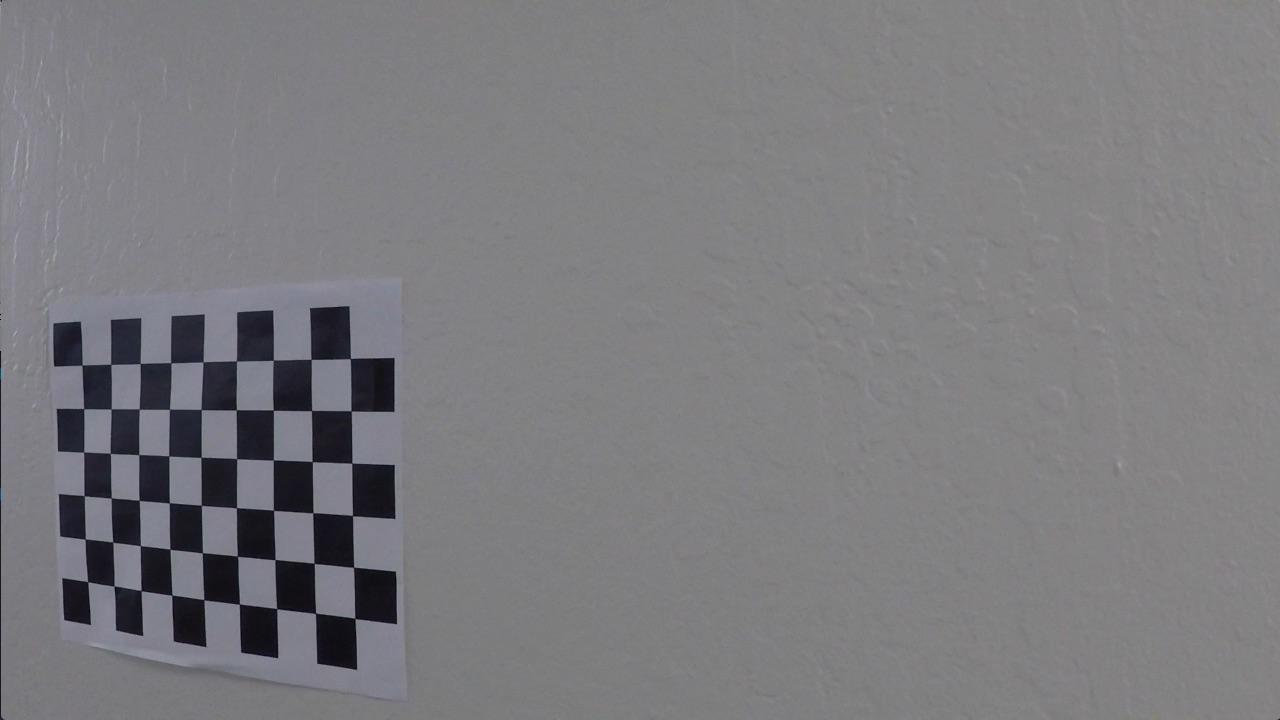
#> input picture Advanced_lane_lines/camera_calibration/calibration_test.jpg, 1280 x 720 px, found by its file name
$ jupyter execute --allow-errors model.ipynb   (shell and % lines are left out)   (older library calls are emulated)
#> lines starting #> are read from the running program, lines starting #| are printed output that depends on the picture; after the words box and inside, x2 and y2 are one past the last pixel; in counts of white or black regions, pixels touching at a corner belong together
# Self-Driving Car Engineer Nanodegree

## Project: Advanced Lane Finding**
***

## Model Code

[cell 1]
### Import the libraries

import numpy as np
import cv2
import glob
import matplotlib.pyplot as plt
import matplotlib.image as mpimg
import pickle
import os

# Import everything needed to edit/save/watch video clips
from moviepy.editor import VideoFileClip
from IPython.display import HTML

[cell 2]
### Camera Calibration - based on Chessboard

#%matplotlib inline

# prepare object points
nx = 9 #the number of inside corners in x
ny = 6 #the number of inside corners in y

# prepare object points, like (0,0,0), (1,0,0), (2,0,0) ....,(6,5,0)
objp = np.zeros((6*nx,3), np.float32)
objp[:,:2] = np.mgrid[0:nx, 0:ny].T.reshape(-1,2)

# Arrays to store object points and image points from all the images.
objpoints = [] # 3d points in real world space
imgpoints = [] # 2d points in image plane.

# Make a list of calibration images
images = glob.glob('D:/Studies-MOOCs/2017-02_Self-Driving-Car_NanoDegree_Udacity/Self-Driving_Car_PythonCode/CarND-Advanced-Lane-Lines-master/CarND-Advanced-Lane-Lines-master/camera_cal/calibration*.jpg')

# Step through the list and search for chessboard corners
for idx, fname in enumerate(images):
    img = cv2.imread(fname)
    gray = cv2.cvtColor(img, cv2.COLOR_BGR2GRAY)

    # Find the chessboard corners
    ret, corners = cv2.findChessboardCorners(gray, (nx,ny), None)

    # If found, add object points, image points
    if ret == True:
        objpoints.append(objp)
        imgpoints.append(corners)

        # Draw and display the corners
        cv2.drawChessboardCorners(img, (nx,ny), corners, ret)
        #write_name = 'corners_found'+str(idx)+'.jpg'
        #cv2.imwrite(write_name, img)

        #cv2.startWindowThread()
        cv2.imshow('img', img)
        cv2.waitKey(500)
        #plt.imshow(img)

cv2.destroyAllWindows()

[cell 3]
### Distortion Correction Parameters + Test image


# Test undistortion on an image
img = cv2.imread('D:/Studies-MOOCs/2017-02_Self-Driving-Car_NanoDegree_Udacity/Self-Driving_Car_PythonCode/CarND-Advanced-Lane-Lines-master/CarND-Advanced-Lane-Lines-master/camera_cal/calibration_test.jpg')
#> img is the input picture: shape (720, 1280, 3); mean B, G, R 126.1, 122.8, 123.4
img_size = (img.shape[1], img.shape[0])
#> img_size = (1280, 720)

# Do camera calibration given object points and image points
#> (the rest of this cell did not finish here and is left out)

[cell 4]
### Select a sample image and undistort the picture

image = mpimg.imread('D:/Studies-MOOCs/2017-02_Self-Driving-Car_NanoDegree_Udacity/Self-Driving_Car_PythonCode/CarND-Advanced-Lane-Lines-master/CarND-Advanced-Lane-Lines-master/test_images/test4.jpg')
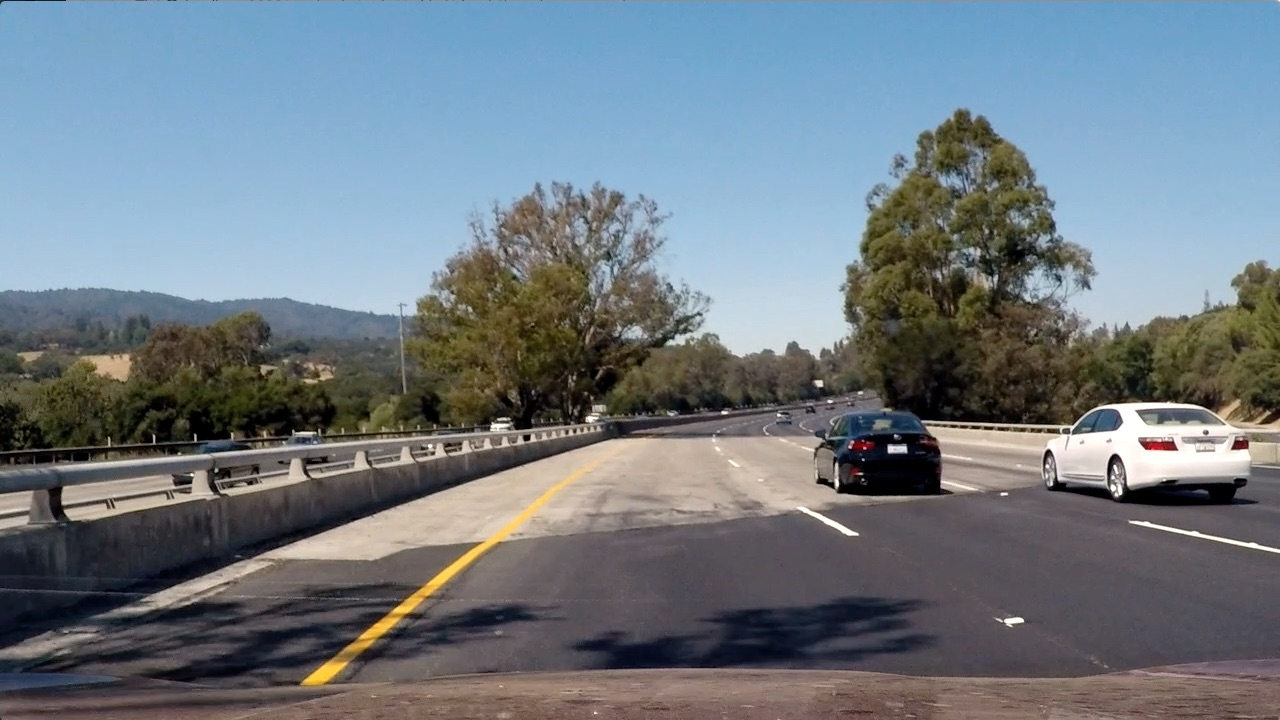
#> input picture Advanced_lane_lines/pipeline_images/test4.jpg, 1280 x 720 px, found by its file name
#> image is the input picture: shape (720, 1280, 3); mean R, G, B 112.2, 122.7, 130.9
#> (the rest of this cell did not finish here and is left out)

[cell 5]
### Color & Gradient Threshold - ALTERNATIVE 1


# Edit this function to create your own pipeline.
def pipeline(img, s_thresh=(170, 255), h_thresh=(15, 100), l_thresh=(200, 255), sx_thresh=(20, 100)):
#> called with s_thresh = (170, 255), h_thresh = (18, 100), l_thresh = (200, 255), sx_thresh = (20, 100)
    img = np.copy(img)

    # Convert to HSV color space and separate the V channel
    hsv = cv2.cvtColor(img, cv2.COLOR_RGB2HLS).astype(np.float)
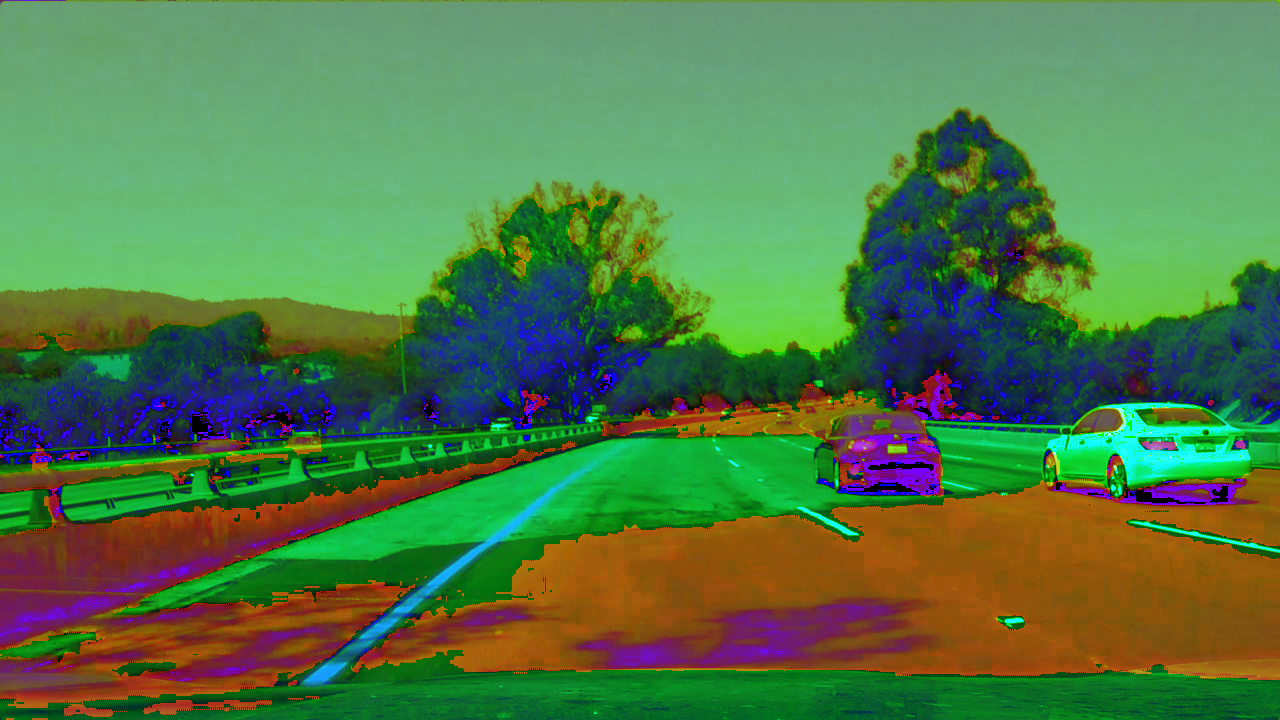
#> hsv: shape (720, 1280, 3) float64; mean R, G, B 80.5, 121.4, 71.8
    #h_channel = hsv[:,:,0]
    l_channel = hsv[:,:,1]
    s_channel = hsv[:,:,2]
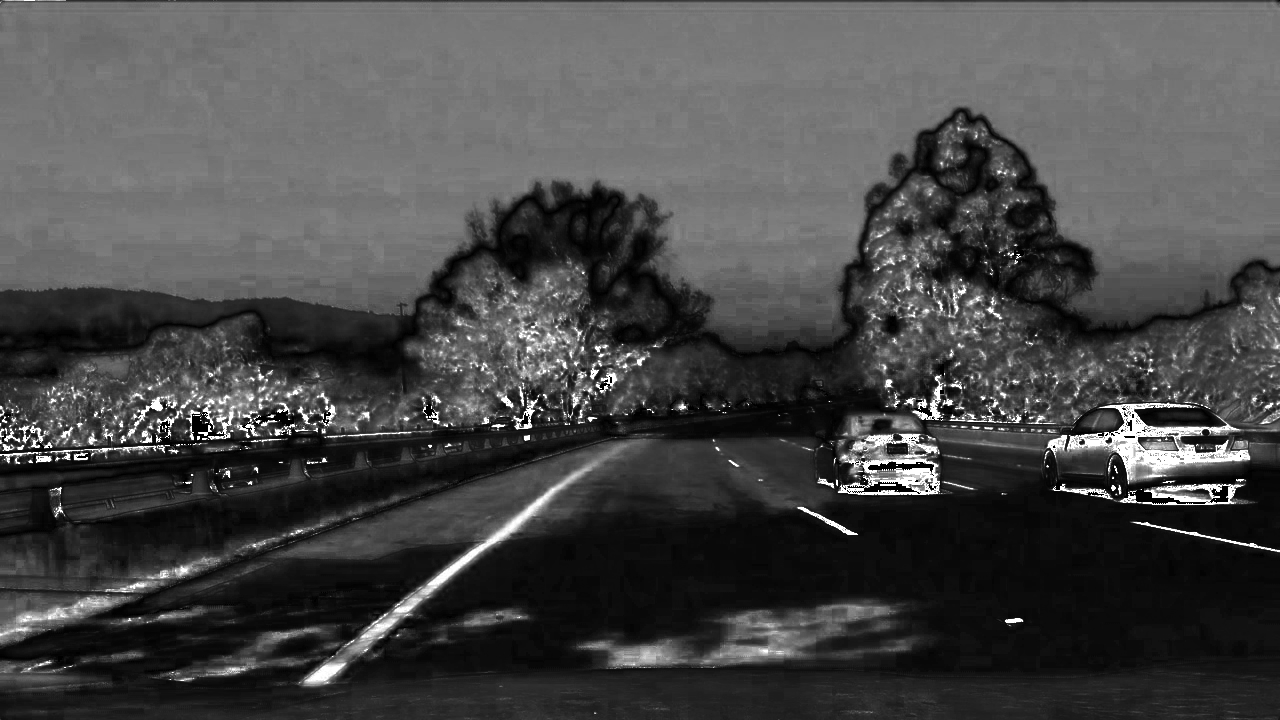
#> s_channel: shape (720, 1280) float64; min 0, max 255, mean 71.8

    # Sobel x
    sobelx = cv2.Sobel(l_channel, cv2.CV_64F, 1, 0) # Take the derivative in x
    abs_sobelx = np.absolute(sobelx) # Absolute x derivative to accentuate lines away from horizontal
    scaled_sobel = np.uint8(255*abs_sobelx/np.max(abs_sobelx))

    # Threshold x gradient
    sxbinary = np.zeros_like(scaled_sobel)
    sxbinary[(scaled_sobel >= sx_thresh[0]) & (scaled_sobel <= sx_thresh[1])] = 1

    # First threshold for s color channel
    s_binary = np.zeros_like(s_channel)
    s_binary[(s_channel >= s_thresh[0]) & (s_channel <= s_thresh[1])] = 1

    # Second threshold for h color channel
    #h_binary = np.zeros_like(h_channel)
    #h_binary[(h_channel > h_thresh[0]) & (h_channel <= h_thresh[1])] = 1

    # Second threshold for l color channel
    l_binary = np.zeros_like(l_channel)
    l_binary[(l_channel > l_thresh[0]) & (l_channel <= l_thresh[1])] = 1

    combined = np.zeros_like(s_binary)
    #combined[((sxbinary == 1) | (s_binary == 1) | (h_binary == 1))] = 1
    combined[((sxbinary == 1) | (s_binary == 1) | (l_binary == 1))] = 1

    return combined

result = pipeline(image, s_thresh=(170, 255), h_thresh=(18, 100), l_thresh=(200, 255), sx_thresh=(20, 100))
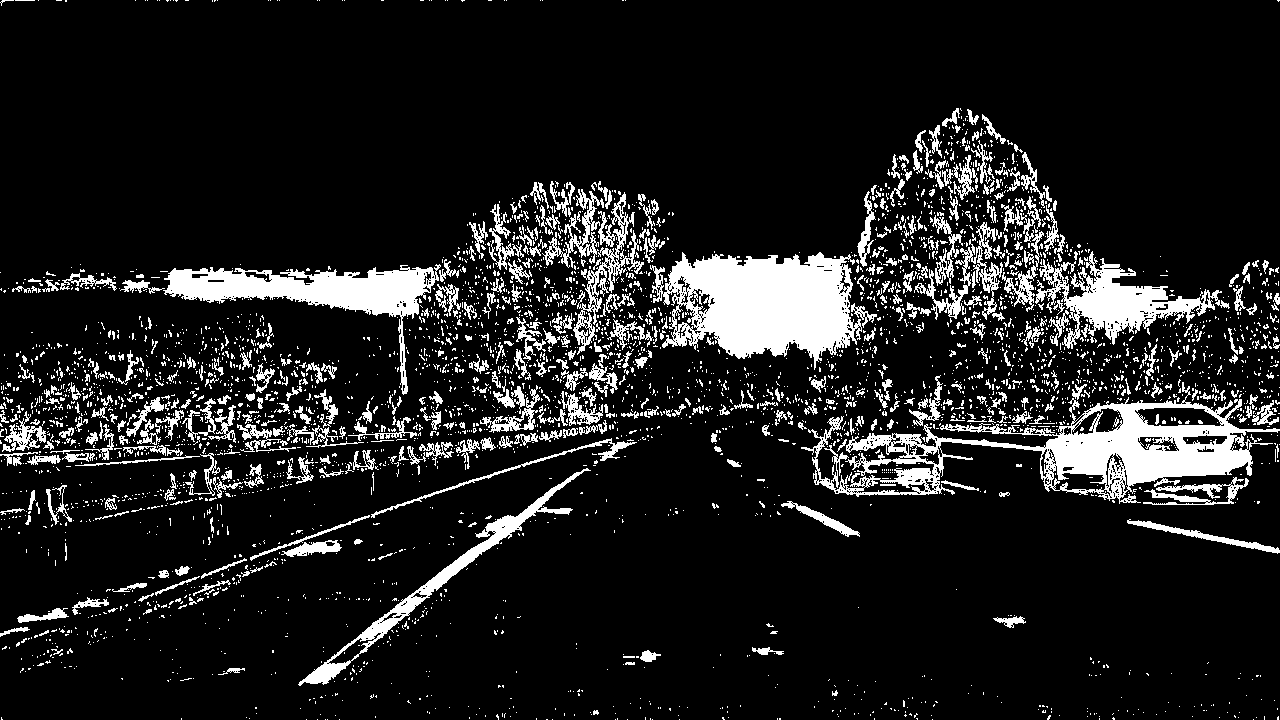
#> result: shape (720, 1280) float64; values 0 (black) and 1 (white), 12.2% white; 4109 white regions (3600 under 20 px), largest, box (x1, y1, x2, y2) and area: (801, 382, 1280, 504) 16398, (650, 252, 862, 370) 15676, (163, 264, 441, 395) 8565

# Plot the result
#> (the rest of this cell did not finish here and is left out)

[cell 6]
### Determine the object points for the transform - OPTIONAL - No need to run this code

import cv2
import numpy as np
import matplotlib.pyplot as plt
import matplotlib.image as mpimg

#> (the rest of this cell did not finish here and is left out)

#> (a cell that did not finish here is left out)

[cell 8]
### Mask applied to an image

# [23 lines left out: function region_of_interest, not called in this run]

imshape = result.shape
#> imshape = (720, 1280)
# [5 lines of commented-out code are left out]
vertices = np.array([[(270,imshape[0]),(280, 0), (imshape[1]-230, 0), (imshape[1]-280,imshape[0])]], dtype=np.int32)
#> vertices = [[270, 720], [280, 0], [1050, 0], [1000, 720]]

#> (the rest of this cell did not finish here and is left out)
